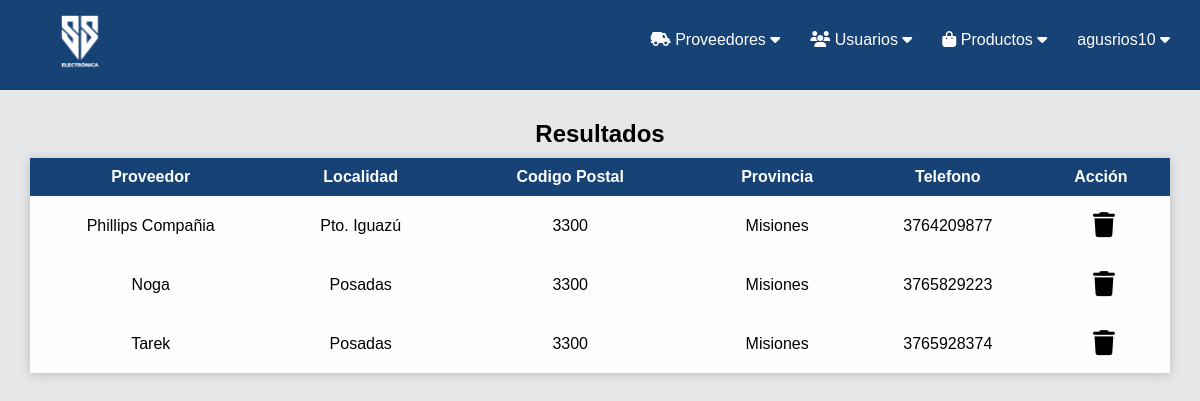
/buscar_proveedores.php (signed in), run on the app's committed database.
### tables this page shows
CREATE TABLE `proveedores` (
  `idProveedores` int(11) NOT NULL,
  `Nombre` varchar(45) DEFAULT NULL,
  `Telefono` varchar(15) DEFAULT NULL,
  `Localidades_idLocalidades` int(11) NOT NULL
);

CREATE TABLE `localidades` (
  `idLocalidades` int(11) NOT NULL,
  `Provincias_idProvincias` int(11) NOT NULL,
  `Localidad` varchar(45) DEFAULT NULL,
  `Codigo_Postal_idCodigo_Postal` int(11) NOT NULL
);

CREATE TABLE `codigo_postal` (
  `idCodigo_Postal` int(11) NOT NULL,
  `Número_CP` int(11) DEFAULT NULL
);

CREATE TABLE `provincias` (
  `idProvincias` int(11) NOT NULL,
  `Desc_provincia` varchar(45) DEFAULT NULL
);

### buscar_proveedores.php (the view, shortened to what this page needs)
<?php
include("conexion.php");
if (isset($_SESSION['UsuarioAdmin'])) {
?>
<!DOCTYPE html>
<html>
<head>
	<link rel="stylesheet" type="text/css" href="style_proveedores.css">
</head>
<body>
	<?php
	include("header_admin.php");
	?>
    <?php
	}else{
		header('location: login.php');
	}
	?>
	<?php
	$buscar = $_POST['buscar'];
	$consulta = "SELECT * FROM proveedores prov INNER JOIN localidades loca
	ON prov.Localidades_idLocalidades = loca.idLocalidades
	INNER JOIN codigo_postal cp ON loca.Codigo_Postal_idCodigo_Postal = cp.idCodigo_Postal
	INNER JOIN provincias provin ON loca.Provincias_idProvincias = provin.idProvincias
	WHERE Nombre LIKE '$buscar' '%' OR Telefono LIKE '$buscar' '%' OR Localidad LIKE '$buscar' '%'
	OR Desc_provincia LIKE '$buscar' '%'";
	$resultado = mysqli_query($conex, $consulta);
	if (mysqli_num_rows($resultado) > 0) {
	?>
	<div class="row-box">
			<center><h2>Resultados</h2></center>
			<table class="row-box-table">
				<thead>
					<tr>
						<th>Proveedor</th>
						<th>Localidad</th>
						<th>Codigo Postal</th>
						<th>Provincia</th>
						<th>Telefono</th>
						<th>Acción</th>
					</tr>
				</thead>
				<tbody>
					<?php
						while ($row = mysqli_fetch_array($resultado)) {
					?>
				<tr>
						<td><?php echo $row['Nombre']?></td>
						<td><?php echo $row['Localidad']?></td>
						<td><?php echo $row['Número_CP']?></td>
						<td><?php echo $row['Desc_provincia']?></td>
						<td><?php echo $row['Telefono']?></td>
						<td>
	                        <a class="accion" href='eliminar_proveedor.php?id=<?php echo $row['idProveedores']?>'>
	                        	<i class="fa-solid fa-trash"></i>
	                        </a>
	               	 	</td>
					<?php
					}
					?>
				</tr>
				</tbody>
			</table>
		</div>
		<?php
		}else{
			echo "<br>";
            echo "<center><br><h2>Sin resultados</h2></center>";
        }
		?>
</body>
</html>

### style_proveedores.css (style rules this page uses)
* { margin: 0; padding: 0; font-family: sans-serif; }
html { scroll-behavior: smooth; }
body { background: rgb(229, 231, 233); font-family: sans-serif; }
.row-box { margin-top: 30px; }
.row-box-table { margin-top: 10px; margin-left: auto; margin-right: auto; background-color: rgb(254, 254, 254); width: 95%; height: 100%; text-align: center; border-collapse: collapse; box-shadow: 0px 1px 10px rgba(0,0,0,0.2); }
.accion { font-size: 25px; color: rgb(0, 0, 0); }
.accion i { position: relative; left: 18px; }
tr, th { padding: 10px; }
tbody, tr, td { padding-top: 15px; padding-bottom: 15px; }
thead { background: #174275; color: rgb(254, 254, 254); }

### style_header_admin.css (style rules this page uses)
a { text-decoration: none; color: rgb(254, 254, 254); padding-right: 30px; }

### data on the page
proveedores: Nombre "Phillips Compañia", localidades.Localidad "Pto. Iguazú", codigo_postal.Número_CP "3300", provincias.Desc_provincia "Misiones", Telefono "3764209877"
proveedores: Nombre "Noga", localidades.Localidad "Posadas", codigo_postal.Número_CP "3300", provincias.Desc_provincia "Misiones", Telefono "3765829223"
proveedores: Nombre "Tarek", localidades.Localidad "Posadas", codigo_postal.Número_CP "3300", provincias.Desc_provincia "Misiones", Telefono "3765928374"

### other printed values
$_SESSION['UsuarioAdmin'] "agusrios10"
